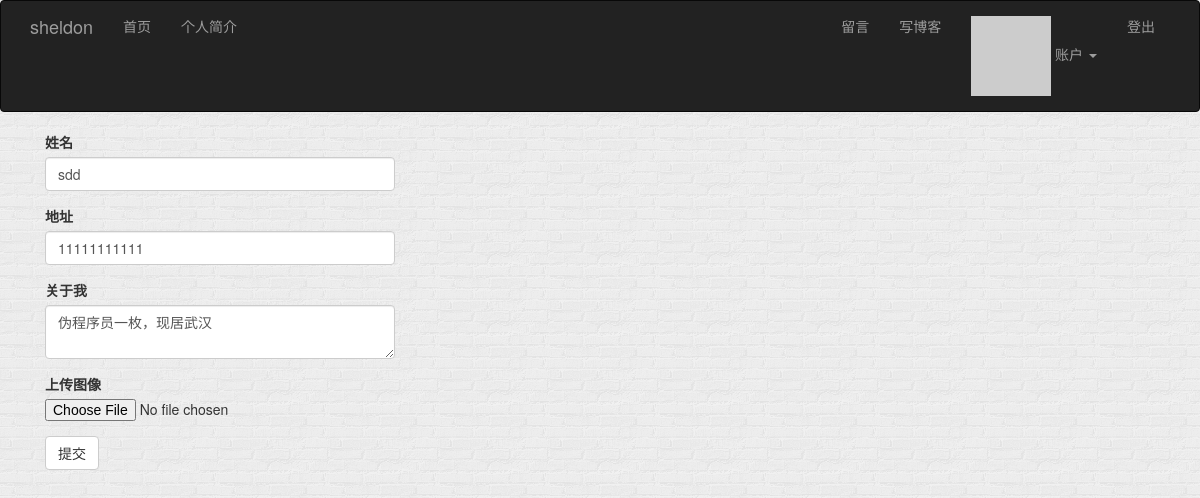
Screenshot of /edit-profile (signed in) with the database file from the repository.
### app/models.py (models this page shows, shortened)
class User(UserMixin, db.Model):
    __tablename__ = 'users'
    id = db.Column(db.Integer, primary_key=True)
    email = db.Column(db.String(64), unique=True, index=True)
    username = db.Column(db.String(64), unique=True, index=True)
    role_id = db.Column(db.Integer, db.ForeignKey('roles.id'))
    password_hash = db.Column(db.String(128))
    password = db.Column(db.String(128))
    confirmed = db.Column(db.Boolean, default=False)
    name = db.Column(db.String(64))
    location = db.Column(db.String(64))
    about_me = db.Column(db.Text())
    member_since = db.Column(db.DateTime(), default=datetime.now())
    last_seen = db.Column(db.DateTime(), default=datetime.now())
    posts = db.relationship('Post', backref='author', lazy='dynamic')
    def ping(self):
        self.last_seen = datetime.now()
        db.session.add(self)
        db.session.commit()
    def gravatar_hash(self):
        return hashlib.md5(self.email.lower().encode('utf-8')).hexdigest()
    def gravatar(self, size=100, default='wavatar', rating='x'):
        url = 'https://secure.gravatar.com/avatar'
        hash = self.gravatar_hash()
        return '{url}/{hash}?s={size}&d={default}&r={rating}'.format(
            url=url, hash=hash, size=size, default=default, rating=rating)

### app/main/views.py (the view, shortened to what this page needs)
@main.route('/edit-profile', methods=['GET', 'POST'])
@login_required
def edit_profile():
    form = EditProfileForm()
    form.name.data = current_user.name
    form.location.data = current_user.location
    form.about_me.data = current_user.about_me
    return render_template('edit_profile.html', form=form)

### app/main/forms.py
class EditProfileForm(FlaskForm):
    name = StringField('姓名', validators=[Length(0, 64)])
    location = StringField('地址', validators=[Length(0, 64)])
    about_me = TextAreaField('关于我')
    headImg = FileField('上传图像')
    submit = SubmitField('提交')

### app/auth/views.py (called while the page is built)
@auth.before_app_request
def before_request():
    if current_user.is_authenticated:
        current_user.ping()

### app/models.py (called while the page is built)
@login_manager.user_loader
def load_user(user_id):
    return User.query.get(int(user_id))

### app/templates/edit_profile.html (shortened to what this page needs)
{% extends "base.html" %}
{% import "bootstrap/wtf.html" as wtf %}
{% block page_content %}
<div class="col-md-4">
    {{ wtf.quick_form(form) }}
</div>
{% endblock %}

### app/static/styles.css (style rules this page uses)
body { background-image: url("../static/imgs/brick-wall.png"); background-attachment: scroll; }

### rows the page displays
User: name "sdd", location "11111111111", about_me "伪程序员一枚，现居武汉"
